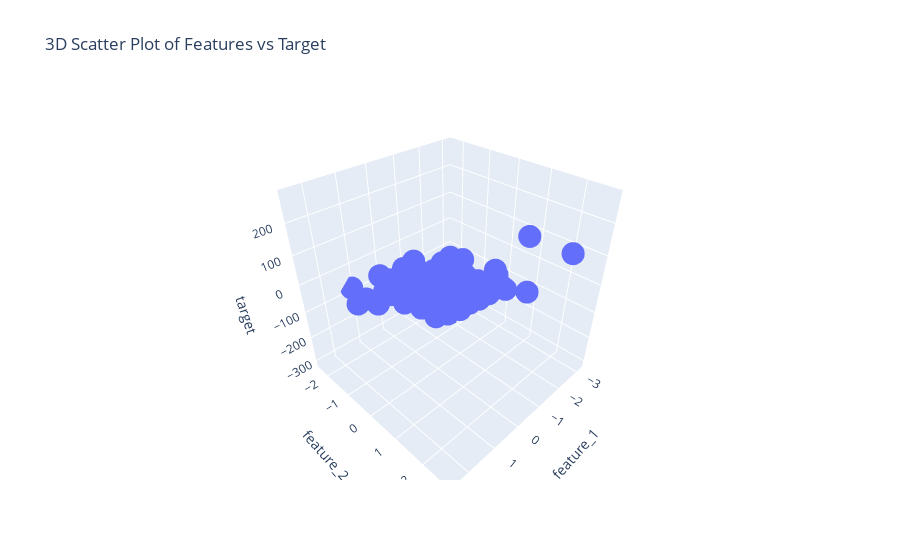

Source (notebook cell):
### Code cell
# 3D Scatter plot of features vs target
fig = px.scatter_3d(df, x='feature_1', y='feature_2', z='target', title='3D Scatter Plot of Features vs Target')
fig.show()
